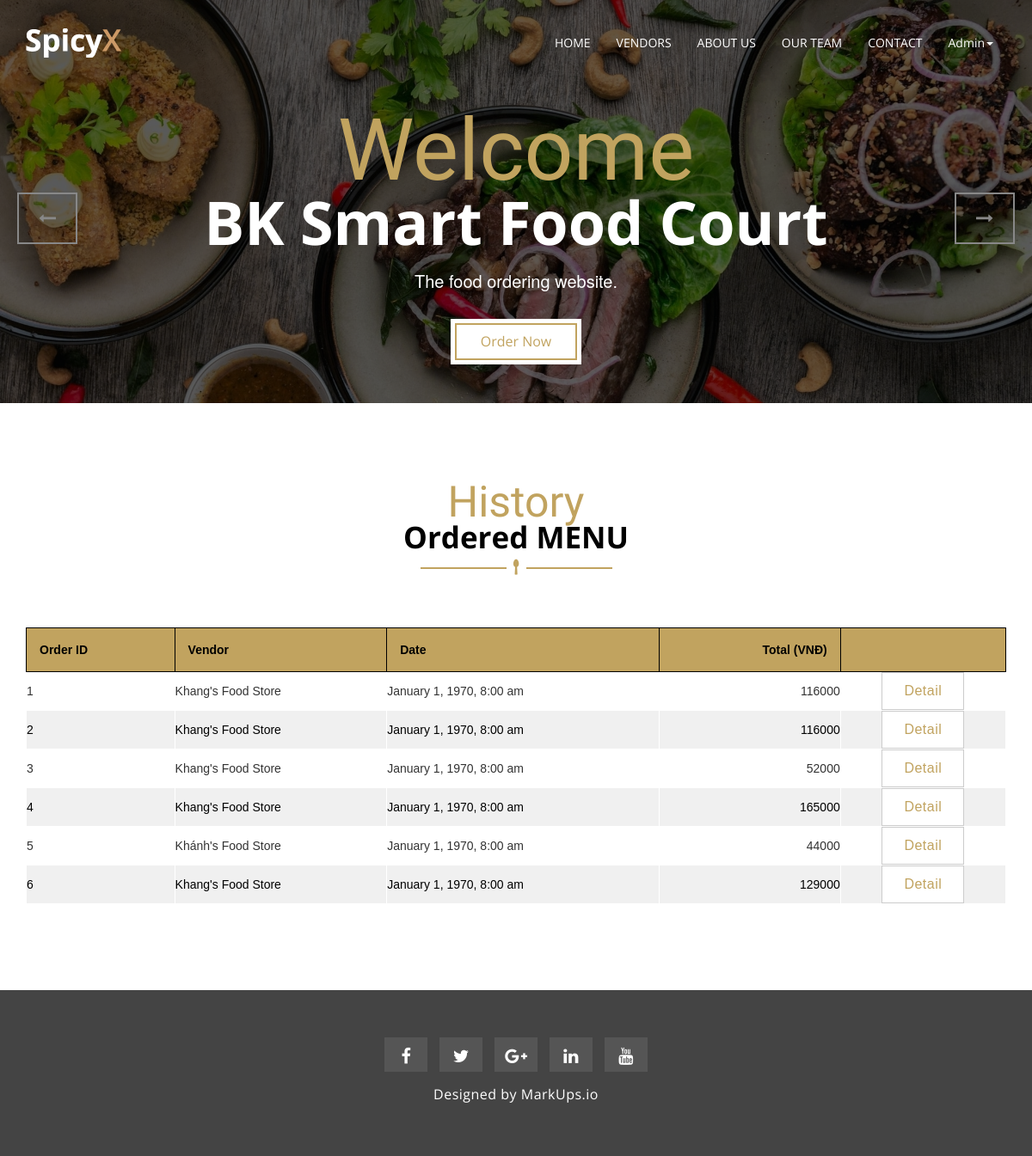
/index.php?c=bill (signed in), run on the app's committed database.
### tables this page shows
CREATE TABLE `user` (
  `id` int(11) NOT NULL,
  `username` varchar(50) NOT NULL,
  `fullname` varchar(50) NOT NULL,
  `password` varchar(100) NOT NULL,
  `email` varchar(100) NOT NULL,
  `sdt` varchar(20) NOT NULL,
  `role` int(11) NOT NULL
);

CREATE TABLE `vendor` (
  `id` int(11) NOT NULL,
  `name` varchar(100) NOT NULL,
  `description` mediumtext NOT NULL,
  `photo` varchar(200) NOT NULL
);

### site/core/Base_Controller.php (called while the page is built, shortened)
<?php if (!defined('PATH_SYSTEM')) die('Bad requested!');
class Base_Controller extends Controller {
    public function load_header($header_name,$data) {
        global $Database;
        $data['header']['user'] = get_user($Database,$this->auth->username);
        $data['header']['vendor'] = get_user($Database,$this->auth->username);
        if ($this->auth->isLogin()){
            $unchecked_message = get_unchecked_message($Database,get_user($Database,$this->auth->username)['id']);
        }
        $this->view->load($header_name,$data);
    }
}

### site/controller/Bill_Controller.php (called while the page is built, shortened)
<?php if (!defined('PATH_SYSTEM')) die('Bad requested!');
class Bill_Controller extends Auth_Controller {
    public function indexAction() {
        $data = $this->getBillCustomer();
        $this->load_header('header',$data);
        $this->view->load('slider',$data);
        $this->view->load('history_customer',$data);
        $this->view->load('footer',$data);
    }
    private function getBillCustomer(){
        global $Database;
        $orders = get_all_by_column($Database,'orders','customer_id',get_user($Database,$this->auth->username)['id']);
        foreach ($orders as $stt=>$order){
            $list_bill[$order['order_id']]['vendor'] = get_by_id($Database,'vendor',$order['vendor_id']);
            $list_bill[$order['order_id']]['user'] = get_by_id($Database,'user',$order['customer_id']);
            $list_bill[$order['order_id']]['timestamp_order'] = $order['timestamp_order'];
            $list_bill[$order['order_id']]['list_orders'][$order['product_id']]= $order['quantity'];
        }
        foreach ($list_bill as $order_id => $bill){
            $temp_bill = new Bill_Library();
            $temp_bill->generate_bill($Database,$bill['user'],$bill['vendor'],$bill['timestamp_order'],$bill['list_orders']);
            $data['list_bill'][$order_id]['user'] = $temp_bill->get_user();
            $data['list_bill'][$order_id]['vendor'] = $temp_bill->get_vendor();
            $data['list_bill'][$order_id]['orders'] = $temp_bill->get_orders();
            $data['list_bill'][$order_id]['additional_money'] = $temp_bill->get_additional_money();
            $data['list_bill'][$order_id]['total'] = $temp_bill->get_total();
        }
        return $data;
    }
}

### index.php (called while the page is built, shortened)
<?php
require_once(PATH_SYSTEM . '/library/DB_Library.php');
$Database = new DB();
load();

### system/library/DB_Library.php (called while the page is built, shortened)
<?php if ( ! defined('PATH_SYSTEM')) die ('Bad requested!');
class DB{
    private $db = null;
    public function __construct()
    {
        try {
            $this->db = new mysqli( DB_HOST, DB_USER, DB_PASS, DB_NAME );
            $this->db->set_charset( "utf8" );
        } catch ( Exception $e ) {
            die( 'Unable to connect to database' );
        }
    }
    public function query($query,$string_bind_param,$array_value_of_bind_param){
        $stmt = $this->db->prepare( $query );
        $stmt->bind_param($string_bind_param, ...$array_value_of_bind_param);
        $stmt->execute();
        $result = $stmt->get_result();
        return $result;
    }
}

### site/model/Db_Model.php (called while the page is built, shortened)
<?php if (!defined('PATH_SYSTEM')) die('Bad requested!');
function get_user($Database,$username){
    $statement = "SELECT * from user JOIN user_role where user.role = user_role.role and user.username=?";
    $result = $Database->query($statement, "s", array($username));
    if ($result->num_rows > 0) {
        while ($row = $result->fetch_assoc()) {
            $output[] = $row;
        }
        return $output[0];
    } else return false;
}
function get_by_id($Database,$table,$id){
    $statement = "SELECT * from ${table} where id=?";
    $result = $Database->query($statement, "i", array($id));
    if ($result->num_rows > 0) {
        while ($row = $result->fetch_assoc()) {
            $output[] = $row;
        }
        return $output[0];
    } else return false;
}
function get_all_by_column($Database,$table,$column,$value){
    $statement = "SELECT * from ${table} where ${column}=?";
    $result = $Database->query($statement, "i", array($value));
    if ($result->num_rows > 0) {
        while ($row = $result->fetch_assoc()) {
            $output[] = $row;
        }
        return $output;
    } else return false;
}
?>

### site/view/history_customer.php (the view, shortened to what this page needs)
<section id="mu-restaurant-menu">
    <div class="container">
        <div class="row">
            <div class="col-md-12">
                <div class="mu-restaurant-menu-area">
                    <div class="mu-title" style="padding-bottom:40px">
                        <span class="mu-subtitle">History</span>
                        <h2>Ordered MENU</h2>
                        <i class="fa fa-spoon"></i>
                    </div>
                    <table style="width:100%;">
                        <thead style="background-color:#c1a35f">
                            <tr>
                                <th>Order ID</th>
                                <th>Vendor</th>
                                <th>Date</th>
                                <th style="text-align:right;">Total (VNĐ)</th>
                                <th></th>
                            </tr>
                        </thead>
                        <?php foreach ($list_bill as $order_id => $bill) : ?>
                            <tr>
                                <td><?= $order_id ?></td>
                                <td><?= htmlentities($bill['vendor']['name'], ENT_QUOTES, "UTF-8"); ?></td>
                                <td><?= date("F j, Y, g:i a", $bill['timestamp_order']) ?></td>
                                <td style="text-align:right;"><?= $bill['total'] ?></td>
                                <td style="text-align:center;">
                                    <button class="mu-browsmore-btn" data-toggle="modal" data-target="#billmodal<?= $order_id ?>">
                                        Detail
                                    </button>
                                </td>
                            </tr>
                        <?php endforeach; ?>
                    </table>
                </div>
            </div>
        </div>
    </div>
</section>

### site/view/header.php (shortened to what this page needs)
<!DOCTYPE html>
<html lang="en">
  <head>
    <link href="assets/css/font-awesome.css" rel="stylesheet">
    <link href="assets/css/bootstrap.css" rel="stylesheet">
    <link rel="stylesheet" type="text/css" href="assets/css/slick.css">
    <link rel="stylesheet" type="text/css" href="assets/css/bootstrap-datepicker.css">
    <link rel="stylesheet" href="assets/css/jquery.fancybox.css" type="text/css" media="screen" />
    <link id="switcher" href="assets/css/theme-color/default-theme.css" rel="stylesheet">
    <link href="style.css" rel="stylesheet">
  </head>
  <body>
  <header id="mu-header">
    <nav class="navbar navbar-default mu-main-navbar" role="navigation">
      <div class="container">
        <div class="navbar-header">
          <a class="navbar-brand" href="<?= PATH_INDEX ?>"><img src="assets/img/logo.png" alt="Logo img"></a>
        </div>
        <div id="navbar" class="navbar-collapse collapse">
          <ul id="top-menu" class="nav navbar-nav navbar-right mu-main-nav">
            <li><a href="<?= PATH_INDEX ?>">HOME</a></li>
            <li><a href="<?= PATH_INDEX ?>?c=order">VENDORS</a></li>
            <li><a href="<?= PATH_INDEX ?>?c=load_page&page=about_us">ABOUT US</a></li>
            <li><a href="<?= PATH_INDEX ?>?c=load_page&page=our_team">OUR TEAM</a></li>
            <li><a href="<?= PATH_INDEX ?>?c=load_page&page=contact">CONTACT</a></li>
            <?php if (isset($_SESSION['role'])): ?>
            <li class="dropdown">
              <a class="dropdown-toggle" data-toggle="dropdown" href="blog-archive.html"><?= htmlspecialchars($header['user']['fullname'], ENT_QUOTES, 'UTF-8'); ?><span class="caret"></span></a>
            </li>
            <?php else: ?>
            <li><a href="<?= PATH_INDEX ?>?c=signup">SIGN UP</a></li>
            <li><a href="<?= PATH_INDEX ?>?c=login">LOGIN</a></li>
            <?php endif;?>
          </ul>
        </div>
      </div>
    </nav>
  </header>

### public/spicyX/assets/css/theme-color/default-theme.css (style rules this page uses)
.mu-browsmore-btn { color: #c1a35f; }
.mu-title .mu-subtitle { color: #c1a35f; }
.mu-title i { color: #c1a35f; }

### public/spicyX/style.css (style rules this page uses)
ul { padding: 0; margin: 0; list-style: none; }
a { text-decoration: none; color: #333333; }
h1, h2, h3, h4, h5, h6 { font-family: "Open Sans", sans-serif; }
h2 { font-size: 30px; font-weight: 700; line-height: 40px; margin: 0; }
img { border: none; }
.mu-browsmore-btn { background-color: #fff; border: 1px solid #ccc; display: inline-block; font-size: 16px; line-height: 18px; letter-spacing: 0.5px; padding: 12px 25px; -webkit-transition: all 0.5s; -moz-transition: all 0.5s; -ms-transition: all 0.5s; -o-transition: all 0.5s; transition: all 0.5s; }
#mu-header { left: 0; right: 0; top: 0; position: fixed; z-index: 999; }
.mu-main-navbar { background-color: transparent; border: none; padding: 25px 0; border-radius: 0; -webkit-transition: all 0.5s; -moz-transition: all 0.5s; -ms-transition: all 0.5s; -o-transition: all 0.5s; transition: all 0.5s; }
.mu-main-navbar .mu-main-nav { font-family: "Open Sans", sans-serif; }
.mu-main-navbar .mu-main-nav li a { color: #fff; -webkit-transition: all 0.5s; -moz-transition: all 0.5s; -ms-transition: all 0.5s; -o-transition: all 0.5s; transition: all 0.5s; }
.mu-main-navbar .navbar-header .navbar-brand { padding: 0; margin-top: 8px; height: 34px; width: 145px; -webkit-transition: all 0.5s; -moz-transition: all 0.5s; -ms-transition: all 0.5s; -o-transition: all 0.5s; transition: all 0.5s; }
.mu-main-navbar .navbar-header .navbar-brand img { width: 100%; height: 100%; }
.mu-title { display: inline; float: left; width: 100%; margin-bottom: 20px; text-align: center; }
.mu-title .mu-subtitle { font-size: 50px; font-family: "Tangerine", cursive; line-height: 30px; }
.mu-title h2 { color: #000; font-size: 35px; margin-bottom: 5px; }
.mu-title i { font-size: 18px; }
#mu-restaurant-menu { display: inline; float: left; width: 100%; padding: 100px 0; }
#mu-restaurant-menu .mu-restaurant-menu-area { display: inline; float: left; width: 100%; }

### site/view/history_customer.php (style rules this page uses)
table { font-family: arial, sans-serif; width: 100%; }
th { text-align: left; border: 1px solid black; padding: 15px; border-collapse: collapse; color: black; }
tr:nth-child(even) { border-collapse: collapse; color: black; border: 1px solid black; background-color: rgb(240, 240, 240); }
table tr td { border: 1px solid #FFFFFF; }

### data on the page
user: fullname "Admin"
vendor: name "Khang's Food Store"
vendor: name "Khánh's Food Store"

### other printed values
$order_id "1"
date("F j, Y, g:i a", $bill['timestamp_order']) "January 1, 1970, 8:00 am"
$bill['total'] "116000"
$order_id "2"
$order_id "3"
$bill['total'] "52000"
$order_id "4"
$bill['total'] "165000"
$order_id "5"
$bill['total'] "44000"
$order_id "6"
$bill['total'] "129000"
